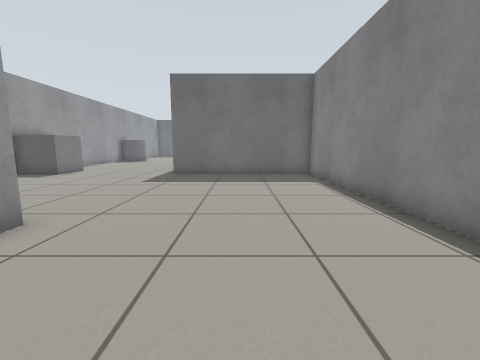
View 1 (above)

17 first-person views from a walk through a world built for the Gazebo simulator. The camera is 0.72 m above the floor, tilts 8° down and sees 90° across. The floor is counted in squares, 0.5 m on a side. Each view is taken from the middle of a square. On the plan, view 1 faces up. The plan holds only what a view shows up to about 13 squares ahead; the rest is blank.

View 2
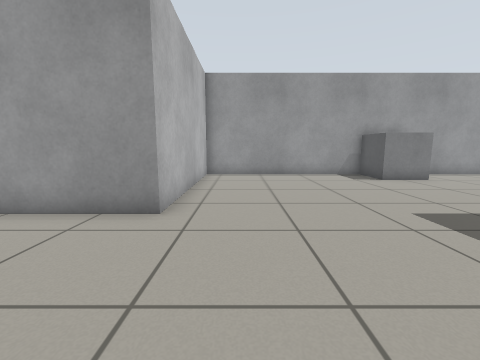

View 3
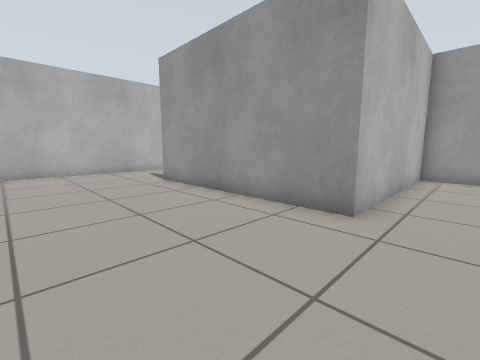

View 4
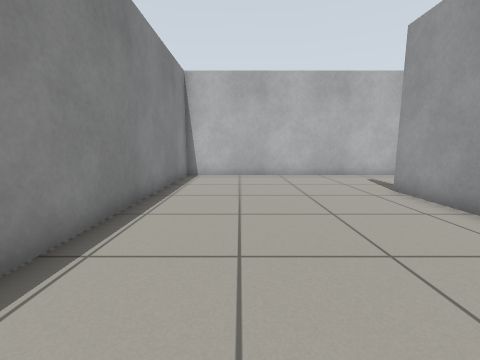

View 5
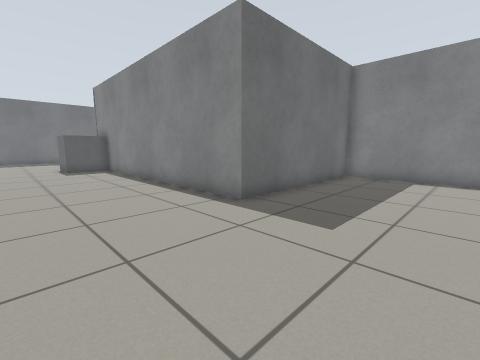

View 6
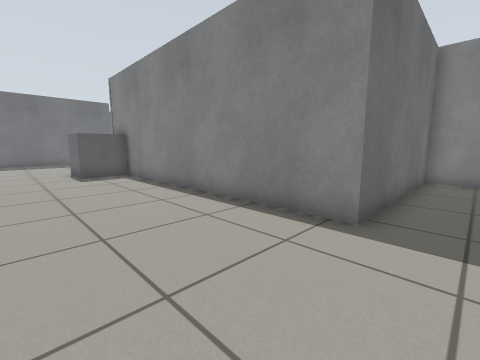

View 7
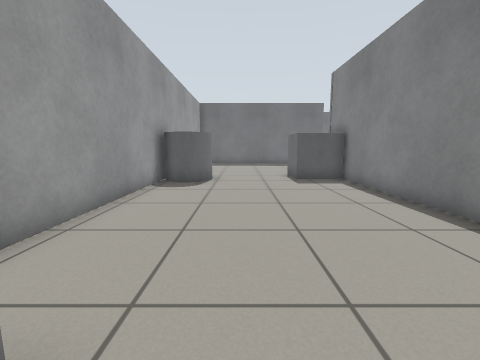

View 8
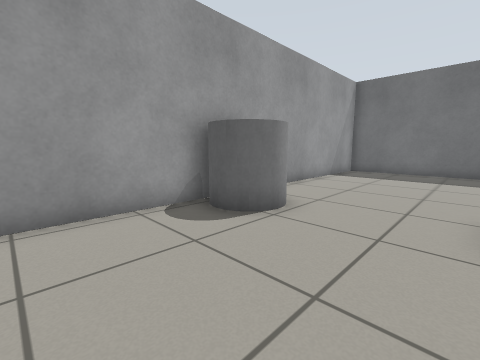

View 9
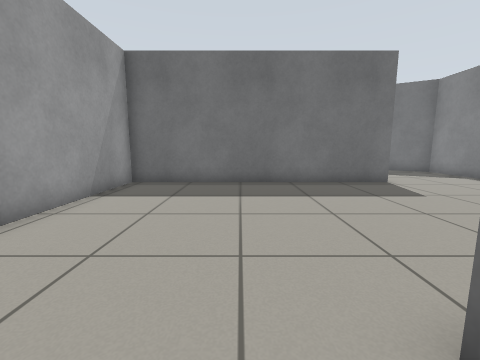

View 10
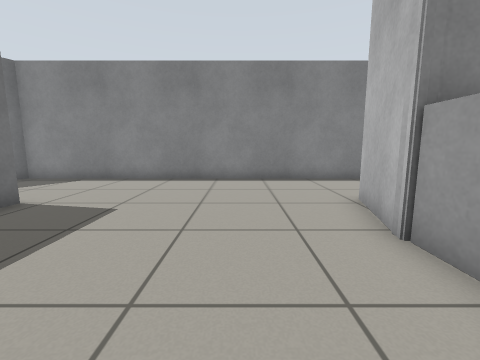

View 11
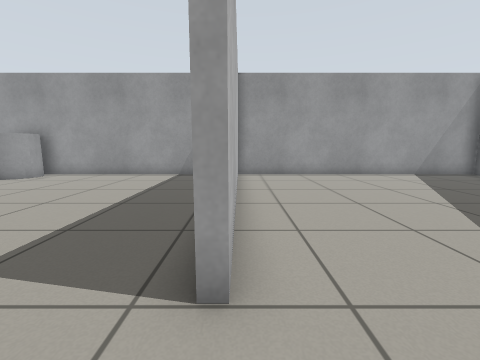

View 12
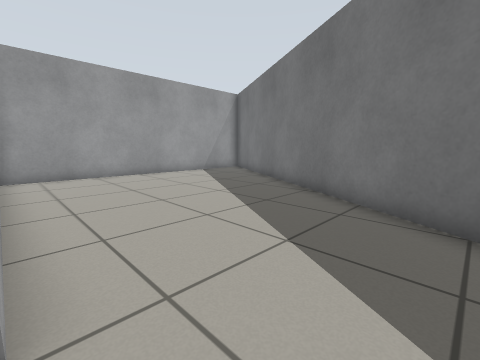

View 13
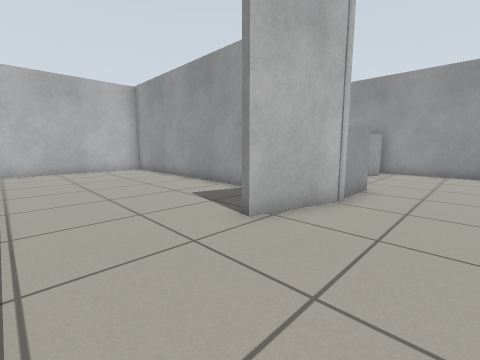

View 14
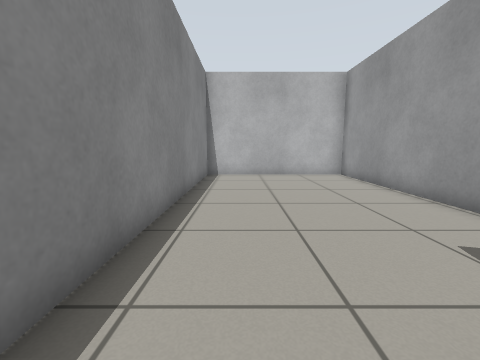

View 15
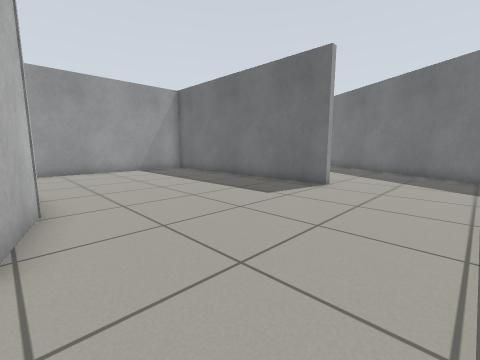

View 16
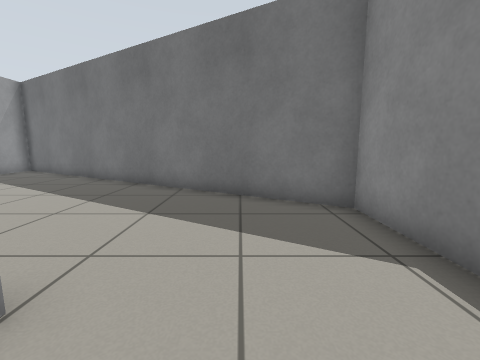

View 17
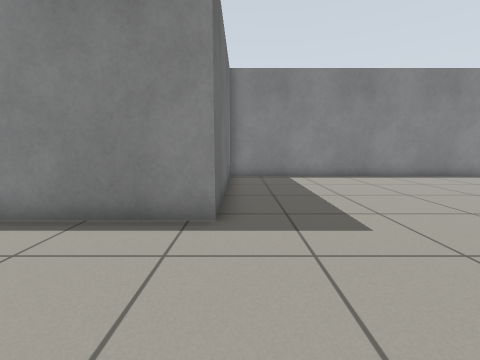

### Floor plan
Points are (right, up) in squares from view 1. A wall is a line through its corners. A room is listed if a view was taken in it or the views show most of it. See-through windows are left out.
Room 1 (views 1, 2, 3, 4, 5, 6, 7, 8, 9, 10, 13, 14, 15, 16, 17)
walls: (-11.4, 11.5) (-11.4, 4.3) (-4, 4.3) (-4, -3.8); (-11.4, 22.6) (-11.4, 14.4); (3.7, 24.5) (3.7, 33.5); (-1, 33.6) (-11.4, 33.6) (-11.4, 24.4); (-3.4, -8) (3.7, -8) (3.7, 12.5) (-3.5, 12.5) (-3.5, 25.5) (-0.4, 24.7)
ways out: opening at (1, 34) to room 2; opening at (1.5, 25) to room 3; opening at (-4, -5.5)
objects: grey box (-11, 12) to (-9, 14); grey cylinder (-11, 23) to (-9, 24); grey box (-6, 23) to (-4, 25)
Room 2 (views 11, 12)
walls: (-5.7, 33.9) (-1, 33.9) (-1, 33.6); (-7.9, 33.9) (-7.4, 33.9); (3.7, 33.5) (3.7, 37.5) (-10.1, 45.4); (-11.4, 45.5) (-11.4, 33.9)
ways out: opening at (1, 34) to room 1
Room 3 (no view inside)
walls: (-3.2, 22) (-3.2, 12.8) (3.7, 12.8) (3.7, 24.5)
ways out: opening at (1.5, 25) to room 1

Positions as (right, up) in squares from view 1, and headings:
1: (0, 0), facing up
2: (1, 6), facing left
3: (1, 6), facing down-left
4: (1, 4), facing down
5: (-8, 8), facing up-right
6: (-8, 11), facing up-right
7: (-8, 13), facing up
8: (-6, 19), facing up-left
9: (-7, 24), facing up
10: (-7, 28), facing right
11: (1, 34), facing left
12: (1, 34), facing up-left
13: (3, 28), facing down-left
14: (2, 25), facing down
15: (3, 25), facing up-left
16: (1, 32), facing up
17: (-8, 12), facing right
